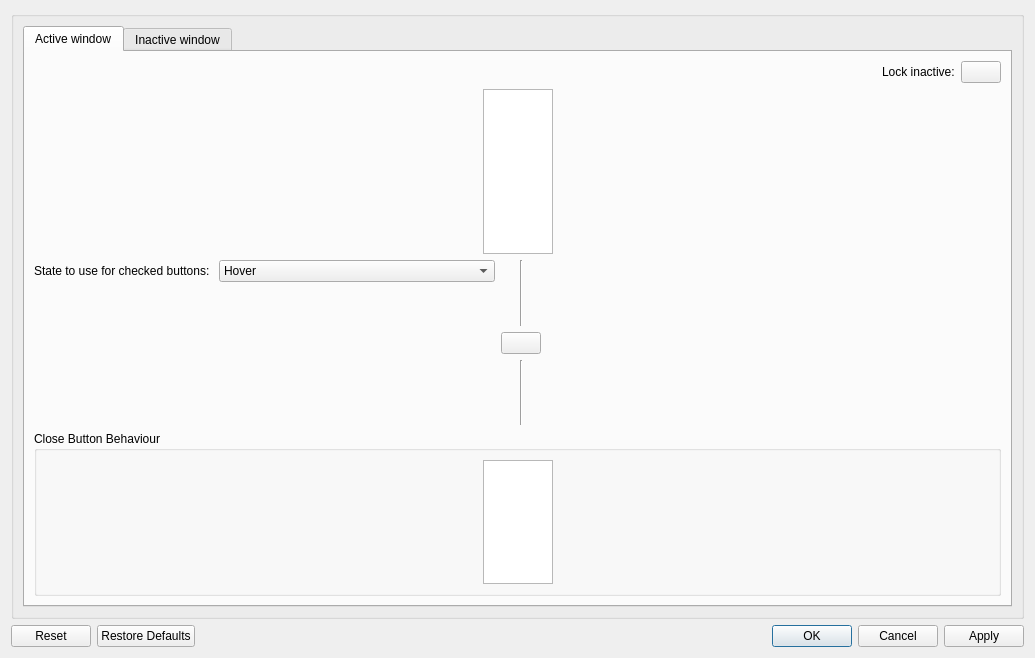
<?xml version="1.0" encoding="UTF-8"?>
<ui version="4.0">
 <class>ButtonBehaviour</class>
 <widget class="QDialog" name="ButtonBehaviour">
  <property name="geometry">
   <rect>
    <x>0</x>
    <y>0</y>
    <width>1035</width>
    <height>658</height>
   </rect>
  </property>
  <property name="windowTitle">
   <string>Dialog</string>
  </property>
  <layout class="QVBoxLayout" name="verticalLayout">
   <item>
    <widget class="QGroupBox" name="activeWindowGroupBox">
     <property name="title">
      <string/>
     </property>
     <layout class="QVBoxLayout" name="verticalLayout_2">
      <item>
       <widget class="QTabWidget" name="tabWidget">
        <property name="currentIndex">
         <number>0</number>
        </property>
        <widget class="QWidget" name="activeWindowButtonBehaviour">
         <attribute name="title">
          <string>Active window</string>
         </attribute>
         <layout class="QVBoxLayout" name="verticalLayout_3">
          <item>
           <layout class="QHBoxLayout" name="horizontalLayout_2">
            <item>
             <spacer name="horizontalSpacer_7">
              <property name="orientation">
               <enum>Qt::Horizontal</enum>
              </property>
              <property name="sizeHint" stdset="0">
               <size>
                <width>40</width>
                <height>20</height>
               </size>
              </property>
             </spacer>
            </item>
            <item>
             <widget class="QLabel" name="label">
              <property name="text">
               <string>Lock inactive:</string>
              </property>
             </widget>
            </item>
            <item>
             <widget class="QPushButton" name="lockButtonBehaviourActive">
              <property name="sizePolicy">
               <sizepolicy hsizetype="Fixed" vsizetype="Fixed">
                <horstretch>0</horstretch>
                <verstretch>0</verstretch>
               </sizepolicy>
              </property>
              <property name="toolTip">
               <string>Lock to make the same changes to Active and Inactive button behaviours</string>
              </property>
              <property name="text">
               <string/>
              </property>
              <property name="checkable">
               <bool>true</bool>
              </property>
              <property name="checked">
               <bool>false</bool>
              </property>
             </widget>
            </item>
           </layout>
          </item>
          <item>
           <layout class="QGridLayout" name="gridLayout">
            <item row="0" column="1">
             <widget class="QTableWidget" name="buttonBehaviourTableActive">
              <property name="sizePolicy">
               <sizepolicy hsizetype="Preferred" vsizetype="MinimumExpanding">
                <horstretch>0</horstretch>
                <verstretch>0</verstretch>
               </sizepolicy>
              </property>
              <property name="verticalScrollBarPolicy">
               <enum>Qt::ScrollBarAlwaysOff</enum>
              </property>
              <property name="horizontalScrollBarPolicy">
               <enum>Qt::ScrollBarAlwaysOff</enum>
              </property>
              <property name="sizeAdjustPolicy">
               <enum>QAbstractScrollArea::AdjustToContentsOnFirstShow</enum>
              </property>
              <property name="autoScroll">
               <bool>true</bool>
              </property>
              <property name="autoScrollMargin">
               <number>16</number>
              </property>
              <property name="wordWrap">
               <bool>false</bool>
              </property>
              <property name="cornerButtonEnabled">
               <bool>false</bool>
              </property>
              <attribute name="horizontalHeaderCascadingSectionResizes">
               <bool>false</bool>
              </attribute>
              <attribute name="horizontalHeaderStretchLastSection">
               <bool>false</bool>
              </attribute>
              <attribute name="verticalHeaderCascadingSectionResizes">
               <bool>false</bool>
              </attribute>
              <attribute name="verticalHeaderShowSortIndicator" stdset="0">
               <bool>false</bool>
              </attribute>
              <attribute name="verticalHeaderStretchLastSection">
               <bool>false</bool>
              </attribute>
             </widget>
            </item>
            <item row="0" column="0">
             <spacer name="horizontalSpacer">
              <property name="orientation">
               <enum>Qt::Horizontal</enum>
              </property>
              <property name="sizeHint" stdset="0">
               <size>
                <width>40</width>
                <height>20</height>
               </size>
              </property>
             </spacer>
            </item>
            <item row="0" column="2">
             <spacer name="horizontalSpacer_2">
              <property name="orientation">
               <enum>Qt::Horizontal</enum>
              </property>
              <property name="sizeHint" stdset="0">
               <size>
                <width>40</width>
                <height>20</height>
               </size>
              </property>
             </spacer>
            </item>
           </layout>
          </item>
          <item>
           <layout class="QGridLayout" name="gridLayout_2">
            <item row="0" column="2">
             <widget class="Line" name="line">
              <property name="sizePolicy">
               <sizepolicy hsizetype="Fixed" vsizetype="Expanding">
                <horstretch>0</horstretch>
                <verstretch>0</verstretch>
               </sizepolicy>
              </property>
              <property name="lineWidth">
               <number>1</number>
              </property>
              <property name="orientation">
               <enum>Qt::Vertical</enum>
              </property>
             </widget>
            </item>
            <item row="2" column="2">
             <widget class="Line" name="line_2">
              <property name="sizePolicy">
               <sizepolicy hsizetype="Fixed" vsizetype="Expanding">
                <horstretch>0</horstretch>
                <verstretch>0</verstretch>
               </sizepolicy>
              </property>
              <property name="orientation">
               <enum>Qt::Vertical</enum>
              </property>
             </widget>
            </item>
            <item row="1" column="1" colspan="3">
             <widget class="QPushButton" name="lockCloseButtonBehaviourActive">
              <property name="toolTip">
               <string>Lock to make the same changes to Normal button and Close button behaviours</string>
              </property>
              <property name="text">
               <string/>
              </property>
              <property name="checkable">
               <bool>true</bool>
              </property>
             </widget>
            </item>
            <item row="1" column="4">
             <spacer name="horizontalSpacer_4">
              <property name="orientation">
               <enum>Qt::Horizontal</enum>
              </property>
              <property name="sizeHint" stdset="0">
               <size>
                <width>40</width>
                <height>20</height>
               </size>
              </property>
             </spacer>
            </item>
            <item row="1" column="0">
             <spacer name="horizontalSpacer_3">
              <property name="orientation">
               <enum>Qt::Horizontal</enum>
              </property>
              <property name="sizeHint" stdset="0">
               <size>
                <width>40</width>
                <height>20</height>
               </size>
              </property>
             </spacer>
            </item>
            <item row="0" column="0">
             <layout class="QFormLayout" name="formLayout">
              <item row="0" column="0">
               <widget class="QLabel" name="label_3">
                <property name="text">
                 <string>State to use for checked buttons: </string>
                </property>
                <property name="buddy">
                 <cstring>buttonStateCheckedActive</cstring>
                </property>
               </widget>
              </item>
              <item row="0" column="1">
               <widget class="QComboBox" name="buttonStateCheckedActive">
                <item>
                 <property name="text">
                  <string>Hover</string>
                 </property>
                </item>
                <item>
                 <property name="text">
                  <string>Press</string>
                 </property>
                </item>
               </widget>
              </item>
             </layout>
            </item>
            <item row="2" column="0">
             <spacer name="verticalSpacer_2">
              <property name="orientation">
               <enum>Qt::Vertical</enum>
              </property>
              <property name="sizeType">
               <enum>QSizePolicy::Fixed</enum>
              </property>
              <property name="sizeHint" stdset="0">
               <size>
                <width>20</width>
                <height>32</height>
               </size>
              </property>
             </spacer>
            </item>
           </layout>
          </item>
          <item>
           <widget class="QGroupBox" name="groupBox">
            <property name="title">
             <string>Close Button Behaviour</string>
            </property>
            <property name="flat">
             <bool>true</bool>
            </property>
            <layout class="QVBoxLayout" name="verticalLayout_4">
             <item>
              <layout class="QGridLayout" name="gridLayout_3">
               <item row="0" column="1">
                <widget class="QTableWidget" name="closeButtonBehaviourTableActive">
                 <property name="sizePolicy">
                  <sizepolicy hsizetype="Preferred" vsizetype="MinimumExpanding">
                   <horstretch>0</horstretch>
                   <verstretch>0</verstretch>
                  </sizepolicy>
                 </property>
                 <property name="verticalScrollBarPolicy">
                  <enum>Qt::ScrollBarAlwaysOff</enum>
                 </property>
                 <property name="horizontalScrollBarPolicy">
                  <enum>Qt::ScrollBarAlwaysOff</enum>
                 </property>
                 <property name="sizeAdjustPolicy">
                  <enum>QAbstractScrollArea::AdjustToContents</enum>
                 </property>
                 <property name="autoScroll">
                  <bool>true</bool>
                 </property>
                 <property name="autoScrollMargin">
                  <number>16</number>
                 </property>
                 <property name="wordWrap">
                  <bool>false</bool>
                 </property>
                 <property name="cornerButtonEnabled">
                  <bool>false</bool>
                 </property>
                 <attribute name="horizontalHeaderCascadingSectionResizes">
                  <bool>false</bool>
                 </attribute>
                 <attribute name="horizontalHeaderDefaultSectionSize">
                  <number>100</number>
                 </attribute>
                 <attribute name="horizontalHeaderStretchLastSection">
                  <bool>false</bool>
                 </attribute>
                 <attribute name="verticalHeaderCascadingSectionResizes">
                  <bool>false</bool>
                 </attribute>
                 <attribute name="verticalHeaderShowSortIndicator" stdset="0">
                  <bool>false</bool>
                 </attribute>
                 <attribute name="verticalHeaderStretchLastSection">
                  <bool>false</bool>
                 </attribute>
                </widget>
               </item>
               <item row="0" column="0">
                <spacer name="horizontalSpacer_5">
                 <property name="orientation">
                  <enum>Qt::Horizontal</enum>
                 </property>
                 <property name="sizeHint" stdset="0">
                  <size>
                   <width>40</width>
                   <height>20</height>
                  </size>
                 </property>
                </spacer>
               </item>
               <item row="0" column="2">
                <spacer name="horizontalSpacer_6">
                 <property name="orientation">
                  <enum>Qt::Horizontal</enum>
                 </property>
                 <property name="sizeHint" stdset="0">
                  <size>
                   <width>40</width>
                   <height>20</height>
                  </size>
                 </property>
                </spacer>
               </item>
              </layout>
             </item>
            </layout>
           </widget>
          </item>
         </layout>
        </widget>
        <widget class="QWidget" name="tab_2">
         <attribute name="title">
          <string>Inactive window</string>
         </attribute>
         <layout class="QVBoxLayout" name="verticalLayout_6">
          <item>
           <layout class="QHBoxLayout" name="horizontalLayout_3">
            <item>
             <spacer name="horizontalSpacer_14">
              <property name="orientation">
               <enum>Qt::Horizontal</enum>
              </property>
              <property name="sizeHint" stdset="0">
               <size>
                <width>40</width>
                <height>20</height>
               </size>
              </property>
             </spacer>
            </item>
            <item>
             <widget class="QLabel" name="label_2">
              <property name="text">
               <string>Lock active:</string>
              </property>
             </widget>
            </item>
            <item>
             <widget class="QPushButton" name="lockButtonBehaviourInactive">
              <property name="sizePolicy">
               <sizepolicy hsizetype="Fixed" vsizetype="Fixed">
                <horstretch>0</horstretch>
                <verstretch>0</verstretch>
               </sizepolicy>
              </property>
              <property name="toolTip">
               <string>Lock to make the same changes to Active and Inactive button behaviours</string>
              </property>
              <property name="text">
               <string/>
              </property>
              <property name="checkable">
               <bool>true</bool>
              </property>
              <property name="checked">
               <bool>false</bool>
              </property>
             </widget>
            </item>
           </layout>
          </item>
          <item>
           <layout class="QGridLayout" name="gridLayout_5">
            <item row="0" column="1">
             <widget class="QTableWidget" name="buttonBehaviourTableInactive">
              <property name="sizePolicy">
               <sizepolicy hsizetype="Preferred" vsizetype="Preferred">
                <horstretch>0</horstretch>
                <verstretch>0</verstretch>
               </sizepolicy>
              </property>
              <property name="verticalScrollBarPolicy">
               <enum>Qt::ScrollBarAlwaysOff</enum>
              </property>
              <property name="horizontalScrollBarPolicy">
               <enum>Qt::ScrollBarAlwaysOff</enum>
              </property>
              <property name="sizeAdjustPolicy">
               <enum>QAbstractScrollArea::AdjustToContentsOnFirstShow</enum>
              </property>
              <property name="autoScroll">
               <bool>true</bool>
              </property>
              <property name="autoScrollMargin">
               <number>16</number>
              </property>
              <property name="wordWrap">
               <bool>false</bool>
              </property>
              <property name="cornerButtonEnabled">
               <bool>false</bool>
              </property>
              <attribute name="horizontalHeaderCascadingSectionResizes">
               <bool>false</bool>
              </attribute>
              <attribute name="horizontalHeaderStretchLastSection">
               <bool>false</bool>
              </attribute>
              <attribute name="verticalHeaderCascadingSectionResizes">
               <bool>false</bool>
              </attribute>
              <attribute name="verticalHeaderShowSortIndicator" stdset="0">
               <bool>false</bool>
              </attribute>
              <attribute name="verticalHeaderStretchLastSection">
               <bool>false</bool>
              </attribute>
             </widget>
            </item>
            <item row="0" column="0">
             <spacer name="horizontalSpacer_10">
              <property name="orientation">
               <enum>Qt::Horizontal</enum>
              </property>
              <property name="sizeHint" stdset="0">
               <size>
                <width>40</width>
                <height>20</height>
               </size>
              </property>
             </spacer>
            </item>
            <item row="0" column="2">
             <spacer name="horizontalSpacer_11">
              <property name="orientation">
               <enum>Qt::Horizontal</enum>
              </property>
              <property name="sizeHint" stdset="0">
               <size>
                <width>40</width>
                <height>20</height>
               </size>
              </property>
             </spacer>
            </item>
           </layout>
          </item>
          <item>
           <layout class="QGridLayout" name="gridLayout_6">
            <item row="1" column="1" colspan="3">
             <widget class="QPushButton" name="lockCloseButtonBehaviourInactive">
              <property name="toolTip">
               <string>Lock to make the same changes to Normal button and Close button behaviours</string>
              </property>
              <property name="text">
               <string/>
              </property>
              <property name="checkable">
               <bool>true</bool>
              </property>
             </widget>
            </item>
            <item row="0" column="2">
             <widget class="Line" name="line_3">
              <property name="sizePolicy">
               <sizepolicy hsizetype="Fixed" vsizetype="Expanding">
                <horstretch>0</horstretch>
                <verstretch>0</verstretch>
               </sizepolicy>
              </property>
              <property name="lineWidth">
               <number>1</number>
              </property>
              <property name="orientation">
               <enum>Qt::Vertical</enum>
              </property>
             </widget>
            </item>
            <item row="1" column="4">
             <spacer name="horizontalSpacer_12">
              <property name="orientation">
               <enum>Qt::Horizontal</enum>
              </property>
              <property name="sizeHint" stdset="0">
               <size>
                <width>40</width>
                <height>20</height>
               </size>
              </property>
             </spacer>
            </item>
            <item row="2" column="2">
             <widget class="Line" name="line_4">
              <property name="sizePolicy">
               <sizepolicy hsizetype="Fixed" vsizetype="Expanding">
                <horstretch>0</horstretch>
                <verstretch>0</verstretch>
               </sizepolicy>
              </property>
              <property name="orientation">
               <enum>Qt::Vertical</enum>
              </property>
             </widget>
            </item>
            <item row="1" column="0">
             <spacer name="horizontalSpacer_13">
              <property name="orientation">
               <enum>Qt::Horizontal</enum>
              </property>
              <property name="sizeHint" stdset="0">
               <size>
                <width>40</width>
                <height>20</height>
               </size>
              </property>
             </spacer>
            </item>
            <item row="0" column="0">
             <layout class="QFormLayout" name="formLayout_2">
              <item row="0" column="0">
               <widget class="QLabel" name="label_4">
                <property name="text">
                 <string>State to use for checked buttons: </string>
                </property>
                <property name="buddy">
                 <cstring>buttonStateCheckedInactive</cstring>
                </property>
               </widget>
              </item>
              <item row="0" column="1">
               <widget class="QComboBox" name="buttonStateCheckedInactive">
                <item>
                 <property name="text">
                  <string>Hover</string>
                 </property>
                </item>
                <item>
                 <property name="text">
                  <string>Press</string>
                 </property>
                </item>
               </widget>
              </item>
             </layout>
            </item>
            <item row="2" column="0">
             <spacer name="verticalSpacer">
              <property name="orientation">
               <enum>Qt::Vertical</enum>
              </property>
              <property name="sizeType">
               <enum>QSizePolicy::Fixed</enum>
              </property>
              <property name="sizeHint" stdset="0">
               <size>
                <width>20</width>
                <height>32</height>
               </size>
              </property>
             </spacer>
            </item>
           </layout>
          </item>
          <item>
           <widget class="QGroupBox" name="groupBox_2">
            <property name="title">
             <string>Close Button Behaviour</string>
            </property>
            <property name="flat">
             <bool>true</bool>
            </property>
            <layout class="QVBoxLayout" name="verticalLayout_5">
             <item>
              <layout class="QGridLayout" name="gridLayout_4">
               <item row="0" column="1">
                <widget class="QTableWidget" name="closeButtonBehaviourTableInactive">
                 <property name="sizePolicy">
                  <sizepolicy hsizetype="Preferred" vsizetype="Preferred">
                   <horstretch>0</horstretch>
                   <verstretch>0</verstretch>
                  </sizepolicy>
                 </property>
                 <property name="verticalScrollBarPolicy">
                  <enum>Qt::ScrollBarAlwaysOff</enum>
                 </property>
                 <property name="horizontalScrollBarPolicy">
                  <enum>Qt::ScrollBarAlwaysOff</enum>
                 </property>
                 <property name="sizeAdjustPolicy">
                  <enum>QAbstractScrollArea::AdjustToContents</enum>
                 </property>
                 <property name="autoScroll">
                  <bool>true</bool>
                 </property>
                 <property name="autoScrollMargin">
                  <number>16</number>
                 </property>
                 <property name="wordWrap">
                  <bool>false</bool>
                 </property>
                 <property name="cornerButtonEnabled">
                  <bool>false</bool>
                 </property>
                 <attribute name="horizontalHeaderCascadingSectionResizes">
                  <bool>false</bool>
                 </attribute>
                 <attribute name="horizontalHeaderDefaultSectionSize">
                  <number>100</number>
                 </attribute>
                 <attribute name="horizontalHeaderStretchLastSection">
                  <bool>false</bool>
                 </attribute>
                 <attribute name="verticalHeaderCascadingSectionResizes">
                  <bool>false</bool>
                 </attribute>
                 <attribute name="verticalHeaderShowSortIndicator" stdset="0">
                  <bool>false</bool>
                 </attribute>
                 <attribute name="verticalHeaderStretchLastSection">
                  <bool>false</bool>
                 </attribute>
                </widget>
               </item>
               <item row="0" column="0">
                <spacer name="horizontalSpacer_8">
                 <property name="orientation">
                  <enum>Qt::Horizontal</enum>
                 </property>
                 <property name="sizeHint" stdset="0">
                  <size>
                   <width>40</width>
                   <height>20</height>
                  </size>
                 </property>
                </spacer>
               </item>
               <item row="0" column="2">
                <spacer name="horizontalSpacer_9">
                 <property name="orientation">
                  <enum>Qt::Horizontal</enum>
                 </property>
                 <property name="sizeHint" stdset="0">
                  <size>
                   <width>40</width>
                   <height>20</height>
                  </size>
                 </property>
                </spacer>
               </item>
              </layout>
             </item>
            </layout>
           </widget>
          </item>
         </layout>
        </widget>
       </widget>
      </item>
     </layout>
    </widget>
   </item>
   <item>
    <widget class="QDialogButtonBox" name="buttonBox">
     <property name="orientation">
      <enum>Qt::Horizontal</enum>
     </property>
     <property name="standardButtons">
      <set>QDialogButtonBox::Apply|QDialogButtonBox::Cancel|QDialogButtonBox::Ok|QDialogButtonBox::Reset|QDialogButtonBox::RestoreDefaults</set>
     </property>
    </widget>
   </item>
  </layout>
 </widget>
 <tabstops>
  <tabstop>tabWidget</tabstop>
  <tabstop>lockButtonBehaviourActive</tabstop>
  <tabstop>buttonBehaviourTableActive</tabstop>
  <tabstop>buttonStateCheckedActive</tabstop>
  <tabstop>lockCloseButtonBehaviourActive</tabstop>
  <tabstop>closeButtonBehaviourTableActive</tabstop>
  <tabstop>lockButtonBehaviourInactive</tabstop>
  <tabstop>buttonBehaviourTableInactive</tabstop>
  <tabstop>buttonStateCheckedInactive</tabstop>
  <tabstop>lockCloseButtonBehaviourInactive</tabstop>
  <tabstop>closeButtonBehaviourTableInactive</tabstop>
 </tabstops>
 <resources>
  <include location="heliumdecoration_config.qrc"/>
 </resources>
 <connections>
  <connection>
   <sender>buttonBox</sender>
   <signal>accepted()</signal>
   <receiver>ButtonBehaviour</receiver>
   <slot>accept()</slot>
   <hints>
    <hint type="sourcelabel">
     <x>376</x>
     <y>617</y>
    </hint>
    <hint type="destinationlabel">
     <x>388</x>
     <y>154</y>
    </hint>
   </hints>
  </connection>
  <connection>
   <sender>buttonBox</sender>
   <signal>rejected()</signal>
   <receiver>ButtonBehaviour</receiver>
   <slot>reject()</slot>
   <hints>
    <hint type="sourcelabel">
     <x>536</x>
     <y>617</y>
    </hint>
    <hint type="destinationlabel">
     <x>577</x>
     <y>156</y>
    </hint>
   </hints>
  </connection>
 </connections>
</ui>
